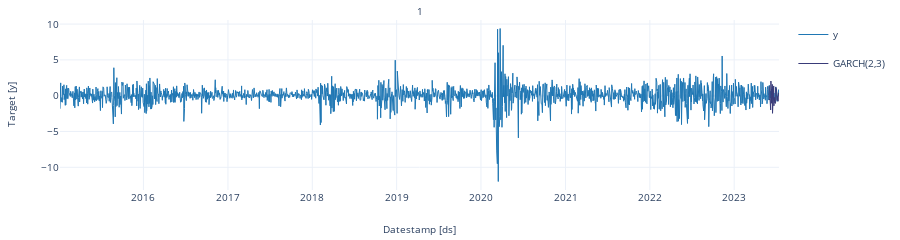

Notebook source saved alongside this figure:
### Code cell
sf.plot(df, Y_hat, level=[95])

### Figure 1 — Plotly figure (JSON) as saved in the notebook; plotly's stock layout.template omitted (floating-point values rounded to 4 significant figures; data arrays with more than 128 entries replaced by an {"elided": "..."} marker saying what was removed)
{"data": [{"legendgroup": "y", "line": {"color": "#1f77b4", "width": 1}, "mode": "lines", "name": "y", "showlegend": true, "type": "scatter", "x": {"elided": "2146 str values"}, "xaxis": "x", "y": {"elided": "2146 float values"}, "yaxis": "y"}, {"legendgroup": "GARCH(2,3)", "line": {"color": "#393b79", "width": 1}, "mode": "lines", "name": "GARCH(2,3)", "showlegend": true, "type": "scatter", "x": ["2023-06-01T00:00:00", "2023-06-02T00:00:00", "2023-06-05T00:00:00", "2023-06-06T00:00:00", "2023-06-07T00:00:00", "2023-06-08T00:00:00", "2023-06-09T00:00:00", "2023-06-12T00:00:00", "2023-06-13T00:00:00", "2023-06-14T00:00:00", "2023-06-15T00:00:00", "2023-06-16T00:00:00", "2023-06-19T00:00:00", "2023-06-20T00:00:00", "2023-06-21T00:00:00", "2023-06-22T00:00:00", "2023-06-23T00:00:00", "2023-06-26T00:00:00", "2023-06-27T00:00:00", "2023-06-28T00:00:00", "2023-06-29T00:00:00", "2023-06-30T00:00:00", "2023-07-03T00:00:00", "2023-07-04T00:00:00", "2023-07-05T00:00:00", "2023-07-06T00:00:00", "2023-07-07T00:00:00", "2023-07-10T00:00:00", "2023-07-11T00:00:00", "2023-07-12T00:00:00"], "xaxis": "x", "y": [1.332, -0.5971, -0.4806, -0.8982, 0.765, -1.992, 2.048, -1.059, 0.4106, -0.2905, 1.576, -2.463, -0.4935, -0.524, 1.358, -1.422, -0.2232, -1.025, 0.04804, 0.6134, -1.067, 1.171, 0.9463, 0.519, 0.8625, -0.6507, -0.1129, -0.776, -0.2255, 0.4152], "yaxis": "y"}], "layout": {"annotations": [{"font": {"size": 10}, "showarrow": false, "text": "1", "x": 0.5, "xanchor": "center", "xref": "paper", "y": 1, "yanchor": "bottom", "yref": "paper"}, {"font": {"size": 10}, "showarrow": false, "text": "Datestamp [ds]", "x": 0.5, "xanchor": "center", "xref": "paper", "y": 0, "yanchor": "top", "yref": "paper", "yshift": -30}, {"font": {"size": 10}, "showarrow": false, "text": "Target [y]", "textangle": -90, "x": 0, "xanchor": "right", "xref": "paper", "xshift": -40, "y": 0.5, "yanchor": "middle", "yref": "paper"}], "autosize": true, "font": {"size": 10}, "height": 150, "margin": {"b": 50, "l": 60, "r": 10, "t": 20}, "xaxis": {"anchor": "y", "domain": [0, 1], "showticklabels": true, "visible": true}, "yaxis": {"anchor": "x", "domain": [0, 1]}}}
